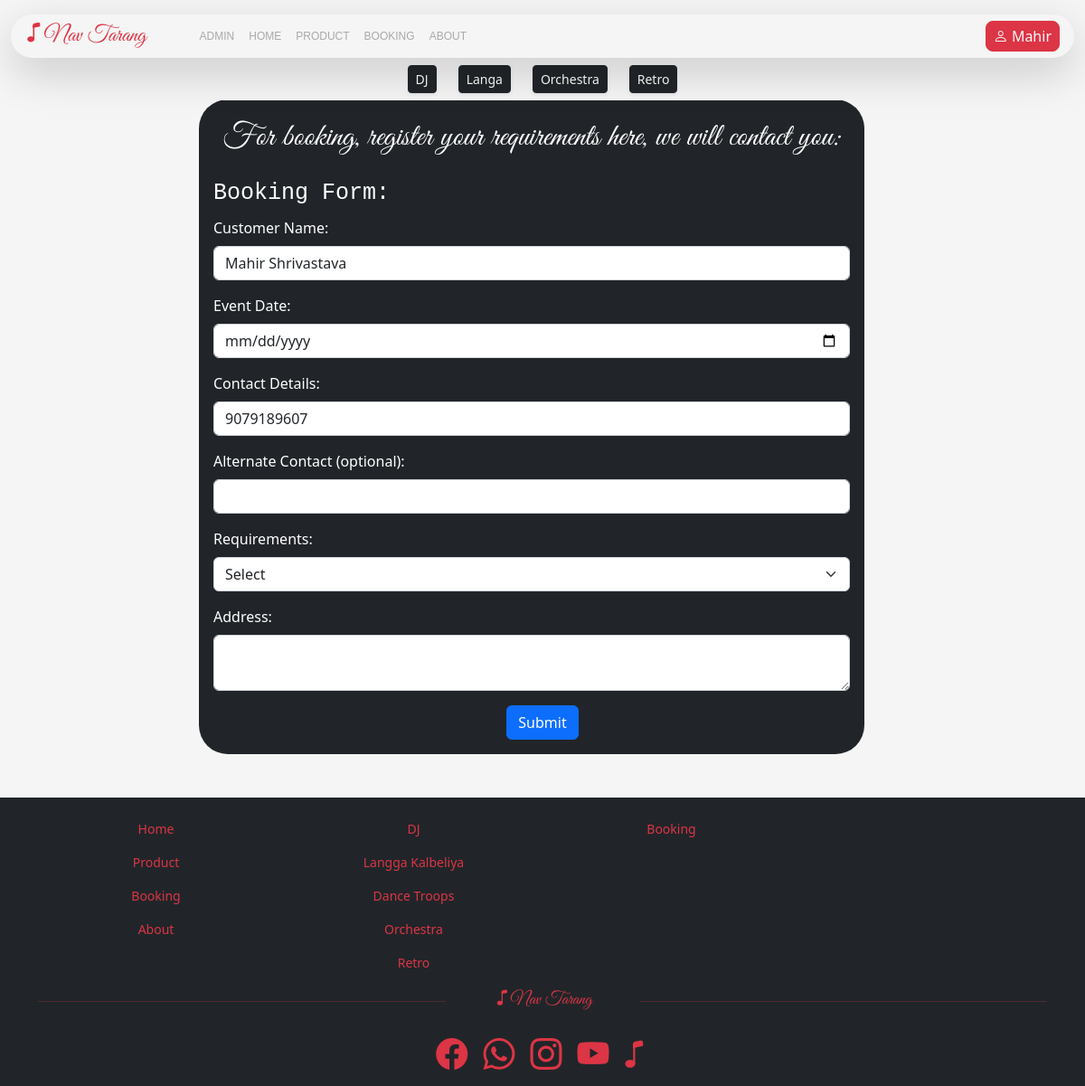
/booking/mahiradmin (signed in), run on the app's committed database.
### navtarang/models.py (models this page shows, shortened)
class User(db.Model, UserMixin):
    id = db.Column(db.Integer, primary_key=True, unique=True)
    username = db.Column(db.String(length=10), unique=True, nullable=False)
    password_hash = db.Column(db.String(), nullable=False)
    first_name = db.Column(db.String(length=30), nullable=False)
    last_name = db.Column(db.String(length=30),  nullable=False)
    email_address = db.Column(db.String(length=50), unique=True, nullable=False)
    contact = db.Column(db.String(length=10), unique=True, nullable=False)
    budget = db.Column(db.Integer, default=0)
    admin_access = db.Column(db.Boolean, default=False)
    booking = db.relationship('Booking', backref='owned_user', lazy=True)
    @property
    def password(self):
        return self.password

### navtarang/routes.py (the view, shortened to what this page needs)
    @app.route('/booking/<string:username>', methods=['GET','POST'])
    @login_required
    def booking_page(username):
        try:
            if username != current_user.username:
                    raise Exception(f"username {username} does not exist! in current login!", category="danger")
            admin = False
            if current_user.admin_access==True:
                admin = True
            bookingForm = BookingForm()
            productmodel = Product.query.all()
            if request.method == 'GET':
                return render_template('booking.html', booking=bookingForm, model=productmodel, admin=admin)
        except Exception as error:
            flash(f"{error}", category="danger")
            return redirect(url_for('home_page', **username))

### navtarang/forms.py
class BookingForm(FlaskForm):
    customer_name = StringField(label='Customer Name: ')
    event_date = DateField(label='Event Date: ', validators=[DataRequired(message="Please fill the Event Date!")])
    contact_detail = StringField(label='Contact Details: ')
    alternate_contact =StringField(label='Alternate Contact (optional): ')
    requirements = StringField(label='Requirements: ', validators=[DataRequired(message="Fill the up requirement!")])
    address = TextAreaField(label="Address: ", validators=[DataRequired()])
    submit = SubmitField(label="Submit")

### navtarang/models.py (called while the page is built)
@login_manager.user_loader
def load_user(user):
    return User.query.get(user)

### navtarang/templates/booking.html (shortened to what this page needs)
{% extends '_layout.html' %}
{% block content %}
<div class="container-fluid row" id="indexcontent-1">
    <div class="col-md-2"></div>
    <div class="col-md-8">
        <div class="container">
            <form method="POST" class="bg-dark text-center rounded-5 p-3 text-white">
                <div class="mb-3 form-label text-white size-35 greatvibesfont">
                    For booking, register your requirements here, we will contact you:
                </div>
                <div class="form-label text-white text-lg-start size-25 font-monospace">
                    Booking Form:
                </div>
                <div class="text-start">
                    {{ booking.customer_name.label(class="form-label") }}
                    <input type="text" class="form-control" minlength="5"  maxlength="50" value="{{ current_user.first_name }} {{ current_user.last_name }}" placeholder="Customer Name" id="customer-name" name="customer-name" required>
                </div>
                <div class="text-start mt-3">
                    {{ booking.event_date.label(class="form-label") }}
                    {{ booking.event_date(class="form-control") }}
                </div>
                <div class="text-start text-white mt-3">
                    {{ booking.contact_detail.label(class="form-label") }}
                    <input class="form-control" type="number" value="{{ current_user.contact }}" placeholder="Enter your Number please" maxlength="10" required>
                </div>
                <div class="text-start text-white mt-3">
                    {{ booking.alternate_contact.label(class="form-label") }}
                    {{ booking.alternate_contact(class="form-control") }}
                </div>
                <div class="text-start mt-3">
                    {{ booking.requirements.label(class="form-label") }}
                    <select name="requirements" class="form-select" required>
                        <option>Select</option>
                    </select>
                </div>
                <div class="text-start text-white mt-3">
                    {{ booking.address.label(class="form-label") }}
                    {{ booking.address(class="form-control") }}
                </div>
                <div class="mt-3 text-white text-center text-start ms-4">
                    {{ booking.submit(class="btn btn-primary") }}
                </div>
            </form>
        </div>
    </div>
    <div class="col-md-2"></div>
</div>
{% endblock %}

### navtarang/templates/_layout.html (shortened to what this page needs)
<!doctype html>
<html lang="en">
  <head>
    <link rel="stylesheet" href="https://cdn.jsdelivr.net/npm/bootstrap-icons@1.9.1/font/bootstrap-icons.css">
    <link rel="stylesheet" href="{{ url_for('static', filename='css/bootstrap.css') }}">
    <link rel="stylesheet" href="{{ url_for('static', filename='css/style.css') }}">
    <link rel="stylesheet" href="{{ url_for('static' ,filename='css/mediaquery.css') }}">
  </head>
{% set username = "?" %}
{% if current_user.is_authenticated %}
{% set username = current_user.username %}
{% endif %}
  <body class="bg-cream">
      <div class="container-fluid bg-cream fixed-top">
        <nav class="navbar navbar-expand-sm navbar-light mt-2">
            <div class="container-fluid shadow-lg rounded-5">
                <a class="navbar-brand greatvibesfont me-auto ms-auto size-25 bi bi-music-note text-decoration-none text-danger" href="{{ url_for('home_page', username=username) }}">Nav Tarang</a>
                <div class="collapse navbar-collapse" id="collapsibleNavId">
                    <ul class="navbar-nav me-auto size-12 mt-2 mt-lg-0 text-center">
                        {% if current_user.admin_access==True and current_user.is_authenticated %}
                        <li class="nav-item" id="headermenu"><a class="nav-link" href="{{ url_for('admin_page', username=username) }}">ADMIN</a> </li>
                        {% endif %}
                        <li class="nav-item" id="headermenu"><a class="nav-link" href="{{ url_for('home_page', username=username) }}">HOME</a> </li>
                        <li class="nav-item" id="headermenu"><a class="nav-link" href="{{url_for('product_page', username=username)}}">PRODUCT</a></li>
                        <li class="nav-item" id="headermenu"><a class="nav-link" href="{{ url_for('booking_page', username=username) }}">BOOKING</a></li>
                        <li class="nav-item" id="headermenu"><a class="nav-link" href="{{url_for('about_page', username=username)}}">ABOUT</a></li>
                    </ul>
                    <div class="d-flex my-lg-0 my-2 size-12" id="gayab0">
                        {% if current_user.is_authenticated %}
                        <a class="m-1 size-16 btn btn-danger text-light rounded-3 btn-sm bi bi-person" onclick="profileBar()">
                            {{ current_user.first_name }}
                        </a>
                        {% else %}
                        <a class="m-1 btn btn-danger btn-sm bi bi-box-arrow-in-right" href="{{ url_for('login_page') }}"> Login</a>
                        <a class="m-1 btn btn-danger btn-sm bi bi-person-plus" href="{{ url_for('register_page') }}"> Register</a>
                        {% endif %}
                    </div>
                </div>
            </div>
        </nav>
        <div class="justify-content-center nav mb-2 changeBg-red">
            <a class="nav-item btn btn-dark shadow-sm btn-sm text-white text-decoration-none" href="{{ url_for('dj_page', username=username) }}">DJ</a>
            <a class="nav-item btn btn-dark shadow-sm btn-sm ms-4 text-white text-decoration-none" href="{{ url_for('langa_page', username=username) }}">Langa</a>
            <a class="nav-item btn btn-dark shadow-sm btn-sm ms-4 text-white text-decoration-none" href="{{ url_for('orchestra_page', username=username) }}">Orchestra</a>
            <a class="nav-item btn btn-dark shadow-sm btn-sm ms-4 text-white text-decoration-none" href="{{ url_for('retro_page', username=username) }}">Retro</a>
        </div>
      </div>
      <div id="contentDesktop">
            {% block content %}
            {% endblock %}
        </div>
</body>
<footer class="bg-dark mt-5">
    <div class="container size-14 pt-3">
        <div class="row text-center">
            <div class="col mt-2">
                <div>
                    <a href="{{ url_for('home_page', username=username) }}" class="nav-link text-danger pb-3">Home</a>
                    <a href="{{ url_for('product_page', username=username) }}" class="nav-link text-danger pb-3">Product</a>
                    <a href="{{ url_for('booking_page', username=username) }}" class="nav-link text-danger pb-3">Booking</a>
                    <a href="{{ url_for('about_page', username=username) }}" class="nav-link text-danger pb-3">About</a>
                </div>
            </div>
            <div class="col mt-2">
                <a href="{{ url_for('product_page', username=username) }}" id="footerdj" class="nav-link text-danger pb-3">DJ</a>
                <a href="{{ url_for('product_page', username=username) }}" id="footerlanga" class="nav-link text-danger pb-3">Langga Kalbeliya</a>
                <a href="{{ url_for('product_page', username=username) }}" id="footerdance" class="nav-link text-danger pb-3">Dance Troops</a>
                <a href="{{ url_for('product_page', username=username) }}" id="footerorchestra" class="nav-link text-danger pb-3">Orchestra</a>
                <a href="{{ url_for('product_page', username=username) }}" id="footerretro" class="nav-link text-danger pb-3">Retro</a>
            </div>
            <div class="col mt-2">
                <a href="{{ url_for('booking_page', username=username) }}" class="nav-link text-danger pb-3">Booking</a>
            </div>
            <div class="col"></div>
        </div>
    </div>
    <div class="container">
        <div class="row">
            <div class="col-md-5"><hr class="text-danger"></div>
            <div class="col-md-2 text-center size-20 greatvibesfont text-danger bi bi-music-note">Nav Tarang</div>
            <div class="col-md-5"><hr class="text-danger"></div>
        </div>
    </div>
    <div class="container">
        <div class="container-fluid text-center mt-3 size-35">
            <label class="form-label me-2"><a class="bi bi-facebook text-danger" href="https://www.facebook.com/navtarangevent" target="_blank" rel="noopener noreferrer"></a></label>
            <label class="form-label me-2"><a class="bi bi-whatsapp text-danger" href="https://api.whatsapp.com/send?phone=9414133822" target="_blank" rel="noopener noreferrer"></a></label>
            <label class="form-label me-2"><a class="bi bi-instagram text-danger" href="https://www.instagram.com/navtarangevent" target="_blank" rel="noopener noreferrer"></a></label>
            <label class="form-label"><a class="bi bi-youtube text-danger" href="https://www.youtube.com/channel/UCH7y8zvLqLs564Swv3ZnvVA" target="_blank" rel="noopener noreferrer"></a></label>
            <label class="form-label"><a class="bi bi-music-note text-danger" href="{{ url_for('home_page', username=username) }}"></a></label>
        </div>
    </div>
</footer>
</html>

### navtarang/static/css/style.css (style rules this page uses)
.greatvibesfont { font-family: 'great-vibes.regular'; }
.bg-cream { background-color: whitesmoke; }
.size-14 { font-size: 14px !important; word-wrap: break-word; }
.size-35 { font-size: 35px !important; }
.size-25 { font-size: 25px !important; }
.size-20 { font-size: 20px; }
.size-16 { font-size: 16px; }
.size-12 { font-size: 12px; }
#headermenu { font-family: Verdana, Geneva, Tahoma, sans-serif; transition: 0.5s; }
#headermenu a { color: darkgray; }

### navtarang/static/css/mediaquery.css (style rules this page uses)
@media only screen and (min-width: 574px) { #contentDesktop { position: relative; padding-top: 110px ; } }
@media only screen and (min-width: 574px) { #collapsibleNavId ul { margin-left: 5%; } }

### data on the page
User: first_name "Mahir", customer-name "Mahir Shrivastava", contact "9079189607"

### other printed values
{{ booking.customer_name.label(class="form-label") }} "Customer Name:"
{{ booking.event_date.label(class="form-label") }} "Event Date:"
{{ booking.contact_detail.label(class="form-label") }} "Contact Details:"
{{ booking.alternate_contact.label(class="form-label") }} "Alternate Contact (optional):"
{{ booking.requirements.label(class="form-label") }} "Requirements:"
{{ booking.address.label(class="form-label") }} "Address:"
